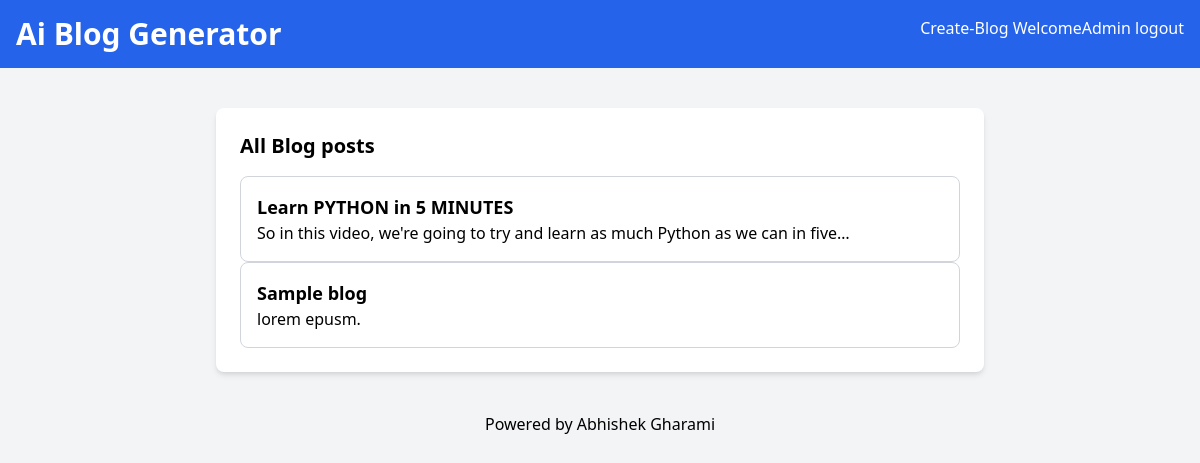
Screenshot of /generate-list/ (signed in) with the database file from the repository.
### blog_generator/models.py (models this page shows, shortened)
class BlogPost(models.Model):
    user = models.ForeignKey(User,
                             on_delete=models.CASCADE)
    youtube_title = models.CharField(max_length=300)
    youtube_link = models.URLField()
    generated_text = models.TextField()
    created_at = models.DateTimeField(auto_now_add=True)

### blog_generator/views.py (the view)
# urls.py: path('generate-list/',views.user_list_view,name='generate-list'),
def user_list_view(request):
    blog_article = BlogPost.objects.filter(user=request.user)
    return render(request,
                  'all-blogs.html',
                  {
                      'blog_article': blog_article
                  })

### templates/all-blogs.html (shortened to what this page needs)
<!DOCTYPE html>
<html lang="en">
<head>
    <link href="https://cdn.jsdelivr.net/npm/tailwindcss@2.2.19/dist/tailwind.min.css" rel="stylesheet">
</head>
<body class="bg-gray-100 font-sans antialiased">
    <nav class="bg-blue-600 p-4 text-white flex justify-between">
        <div>
            <h1 class="text-3xl font-bold">Ai Blog Generator</h1>
        </div>
        <div>
            <a href="/" class="text-white hover:underline">Create-Blog</a>
            <a href="#" class="text-white hover:underline">Welcome{{request.user}}</a>
            <a href="{% url 'logout' %}" class="text-white hover:underline">logout</a>
        </div>
    </nav>
     <div class="container mx-auto mt-10 px-4 sm:px-0">
        <div class="max-w-3xl mx-auto bg-white p-6 rounded-lg shadow-md">
            <section>
                <h2 class="text-xl mb-4 font-semibold">All Blog posts</h2>
                <div class="space-y-4">
                    {% for article in blog_article %}
                        <a href="{% url 'generate-detail' article.id %}">
                        <div class="border border-gray-300 p-4 rounded-lg">
                            <h3 class="text-lg font-semibold">{{article.youtube_title}}</h3>
                            <p>{{article.generated_text|truncatechars:80}}</p>
                        </div>
                    </a>
                    {% endfor %}
                </div>
            </section>
        </div>
     </div>
    <footer class="text-center p-4 text-black mt-6">
        Powered by <a href="https://github.com/ABHISHEKGHARAMI">Abhishek Gharami</a>
    </footer>
</body>
</html>

### rows the page displays
BlogPost: youtube_title "Learn PYTHON in 5 MINUTES", generated_text "So in this video, we're going to try and learn as much Python as we can in five…"
BlogPost: youtube_title "Sample blog", generated_text "lorem epusm."

### other values shown
{{ request.user }} "Admin"
